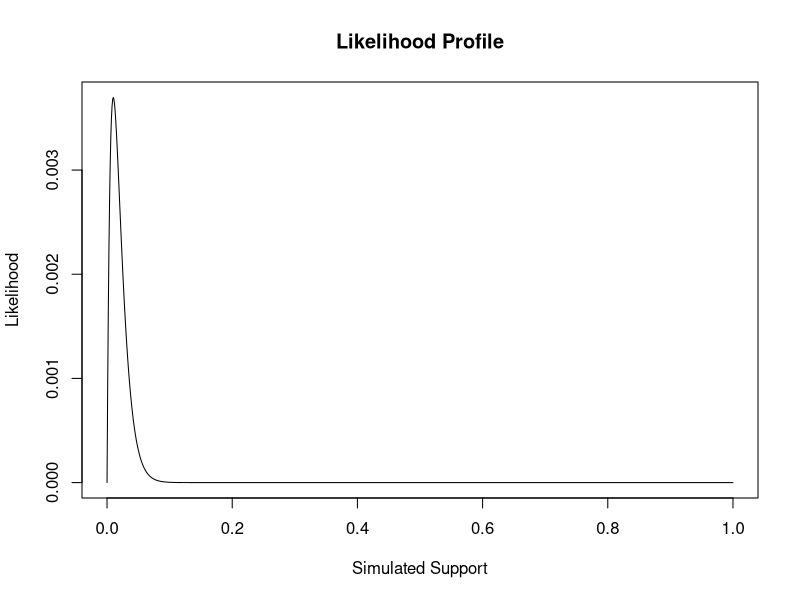
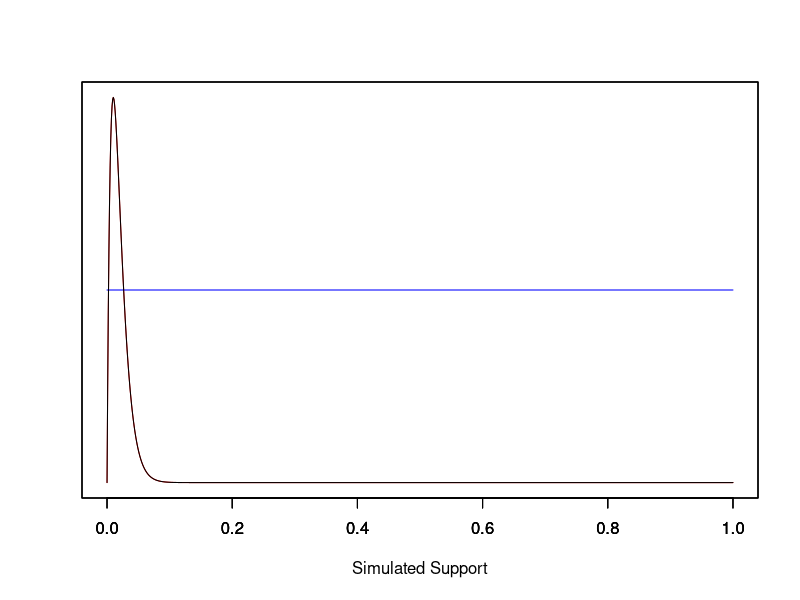
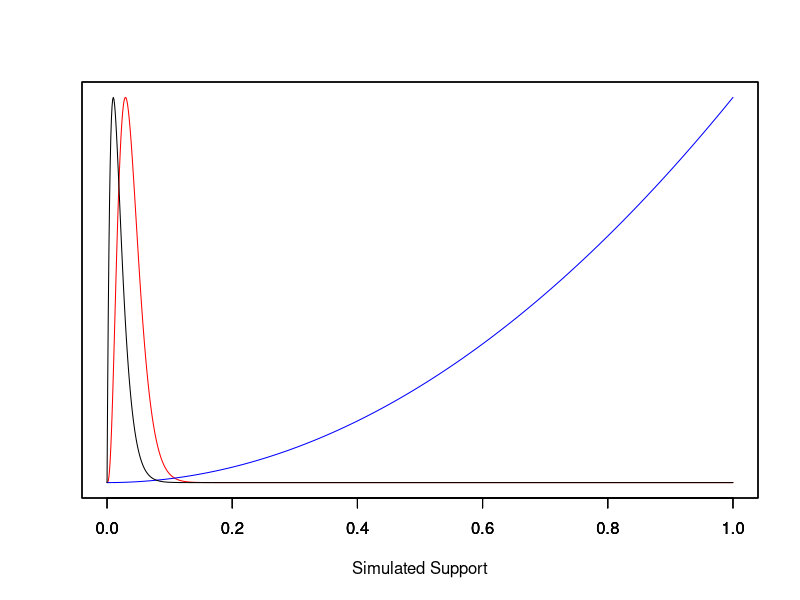
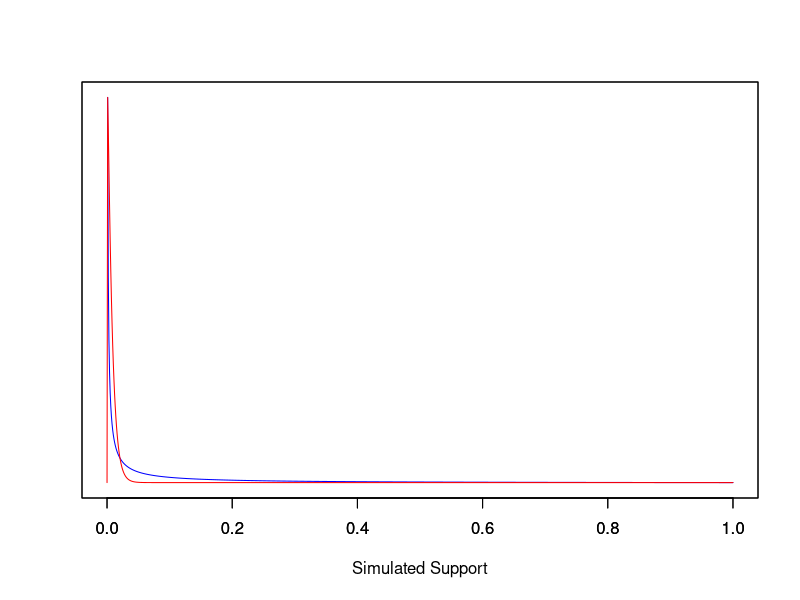

These charts were generated, in order, by the following R code:
## ---- chunk 1
# set a seed
set.seed(123)
# create the observed data
obs.data <- rbinom(n = 100, size = 1, prob = 0.01)
# inspect the observed data
head(obs.data)
tail(obs.data)
length(obs.data)
## ---- chunk 2
obs.data
## ---- chunk 3
### Bernoulli LH Function ###
# Input: obs.data, theta
# Output: bernoulli likelihood
myBernLH <- function(obs.data, theta) {
  N <- length(obs.data)
  x <- sum(obs.data)
  LH <- (theta^x)*((1-theta)^(N-x))
  return(LH)
}

### Plot LH for a grid of theta values ###
# Create the grid #
theta.sim <- seq(from = 0, to = 1, length.out = 1000)
# Store the LH values
sim.LH <- myBernLH(obs.data, theta.sim)
# Create the Plot
plot(theta.sim, sim.LH, type = "l", main = "Likelihood Profile", 
     xlab = "Simulated Support", ylab = "Likelihood")
## ---- chunk 4
postParam <- function(a, b, obs.data) {
  n <- length(obs.data)
  x <- sum(obs.data)
  post_a <- x + a
  post_b <- n - x + b
  return(c(post_a, post_b))
}
## ---- chunk 5
postParam(1, 1, obs.data)
## ---- chunk 6
postParam(3, 1, obs.data)
## ---- chunk 7
theta.sim <- seq(from = 0, to = 1, length.out = 1000)

non_a <- postParam(1, 1, obs.data)[1]
non_b <- postParam(1, 1, obs.data)[2]

sim.LH <- myBernLH(obs.data, theta.sim)

#posterior is red
plot(theta.sim, dbeta(theta.sim, non_a, non_b), type = "l", col = "red", 
     yaxt = "n", xlab = "", ylab = "")
par(new = TRUE)
#prior is blue
plot(theta.sim, dbeta(theta.sim, 1, 1), type = "l", col = "blue", 
     yaxt = "n", xlab = "", ylab = "")
par(new = TRUE)
#likelihood is black
plot(theta.sim, sim.LH, type = "l", 
     yaxt = "n", xlab = "Simulated Support", ylab = "")
## ---- chunk 8
inf_a <- postParam(3, 1, obs.data)[1]
inf_b <- postParam(3, 1, obs.data)[2]

#posterior is red
plot(theta.sim, dbeta(theta.sim, inf_a, inf_b), type = "l", col = "red", 
     yaxt = "n", xlab = "", ylab = "")
par(new = TRUE)
#prior is blue
plot(theta.sim, dbeta(theta.sim, 3, 1), type = "l", col = "blue", 
     yaxt = "n", xlab = "", ylab = "")
par(new = TRUE)
#likelihood is black
plot(theta.sim, sim.LH, type = "l", 
     yaxt = "n", xlab = "Simulated Support", ylab = "")
## ---- chunk 9
l.data <-c(20.9, 69.7, 3.6, 21.8, 21.4, 0.4, 6.7, 10.0)
x <- sum(l.data)
a <- 0.1
b <- 1.0
## ---- chunk 10
#prior is blue
plot(theta.sim, dgamma(theta.sim, 0.1, 1.0), type = "l", col = "blue", 
     yaxt = "n", xlab = "", ylab = "")
par(new = TRUE)
#posterior is red
plot(theta.sim, dgamma(theta.sim, 1+a, x+b), type = "l", col = "red", 
     yaxt = "n", xlab = "Simulated Support", ylab = "")
